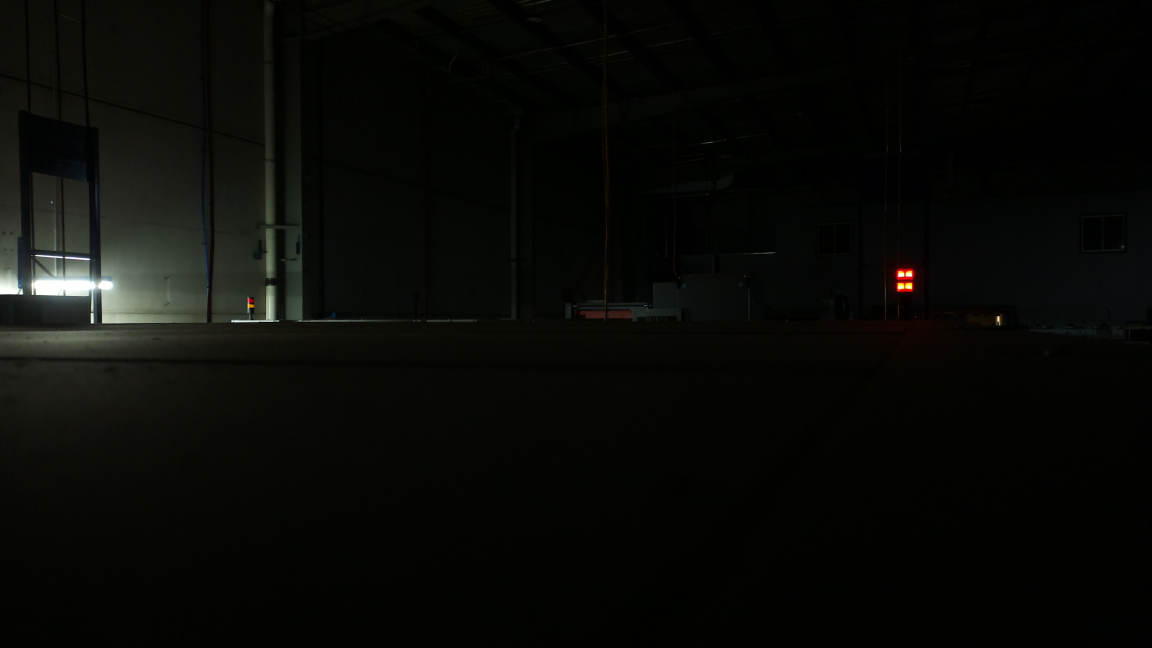
#> input picture images/test.jpg, 4608 x 2592 px (shown at 1/4 size)
$ python visual_prompt_selector.py images/test.jpg
#> lines starting #> are read from the running program, lines starting #| are printed output that depends on the picture
#!/usr/bin/env python3
"""
Visual Prompt Selector - Interactive bounding box selection tool

Usage: python visual_prompt_selector.py <image_path> [output_config.py]

Mouse controls:
- Click and drag to create bounding boxes
- Right-click on a box to delete it

Keyboard controls:
- 's' or ENTER: Save configuration and exit
- 'r': Reset (clear all boxes)
- 'd': Delete last box
- 'q' or ESC: Quit without saving
- 'h': Show help

Output: Python config file with refer_image path and visual_prompts bounding boxes
"""

import cv2
import json
import sys
import os
from pathlib import Path
import argparse


class VisualPromptSelector:
    def __init__(self, image_path, output_path=None):
#> called with image_path = 'images/test.jpg'
        self.image_path = Path(image_path)
        self.output_path = output_path or self.image_path.with_suffix('.config.py')

        # Load image
        loaded_image = cv2.imread(str(self.image_path))
#> loaded_image is the input picture: shape (2592, 4608, 3); mean B, G, R 6.7, 10.1, 9
        if loaded_image is None:
            raise ValueError(f"Could not load image: {self.image_path}")

        # Resize to 1920x1080
        self.original_image = cv2.resize(loaded_image, (1920, 1080))

        self.image = self.original_image.copy()
        self.height, self.width = self.image.shape[:2]
#> self.height = 1080; self.width = 1920
#| Image size: 1920x1080

        # State
        self.bboxes = []  # List of (x1, y1, x2, y2) tuples
        self.current_box = None  # Currently being drawn box
        self.drawing = False
        self.start_point = None

        # Colors
        self.box_color = (0, 255, 0)  # Green
        self.current_color = (0, 255, 255)  # Yellow
        self.text_color = (255, 255, 255)  # White
        self.bg_color = (0, 0, 0)  # Black background for text

        # Window setup
        self.window_name = "Visual Prompt Selector"
        cv2.namedWindow(self.window_name, cv2.WINDOW_AUTOSIZE)
        cv2.setMouseCallback(self.window_name, self.mouse_callback)

    # [37 lines left out: functions mouse_callback, delete_box_at_point, not called in this run]

    def draw_text_with_background(self, img, text, pos, font_scale=0.6, thickness=1):
        """Draw text with black background for better visibility"""
        font = cv2.FONT_HERSHEY_SIMPLEX
        (text_width, text_height), baseline = cv2.getTextSize(text, font, font_scale, thickness)

        x, y = pos
        # Draw background rectangle
        cv2.rectangle(img, (x, y - text_height - baseline),
                     (x + text_width, y + baseline), self.bg_color, -1)
        # Draw text
        cv2.putText(img, text, pos, font, font_scale, self.text_color, thickness)

    def draw_interface(self):
        """Draw the current state of boxes and interface"""
        self.image = self.original_image.copy()

        # Draw saved bounding boxes
        for i, (x1, y1, x2, y2) in enumerate(self.bboxes):
            cv2.rectangle(self.image, (x1, y1), (x2, y2), self.box_color, 2)
            # Label each box
            self.draw_text_with_background(self.image, f"Box {i+1}", (x1, y1 - 5))

        # Draw current box being drawn
        if self.current_box:
            x1, y1, x2, y2 = self.current_box
            cv2.rectangle(self.image, (x1, y1), (x2, y2), self.current_color, 2)

        # Draw help text
        help_lines = [
            f"Boxes: {len(self.bboxes)}",
            "Click+drag: new box",
            "Right-click: delete box",
            "s/ENTER: save | r: reset",
            "d: delete last | q/ESC: quit",
            "h: help"
        ]
#> help_lines = ['Boxes: 0', 'Click+drag: new box', 'Right-click: delete box', 's/ENTER: save | r: reset', 'd: delete last | q/ESC: quit', 'h: help']

        for i, line in enumerate(help_lines):
            y_pos = 25 + i * 20
            self.draw_text_with_background(self.image, line, (10, y_pos))
#> this loop made 6 passes
#> (line, y_pos, text_width in draw_text_with_background, y in draw_text_with_background) on passes 1 to 6: ('Boxes: 0', 25, 84, 25), ('Click+drag: new box', 45, 195, 45), ('Right-click: delete box', 65, 219, 65), ('s/ENTER: save | r: reset', 85, 234, 85), ('d: delete last | q/ESC: quit', 105, 262, 105), ('h: help', 125, 66, 125)
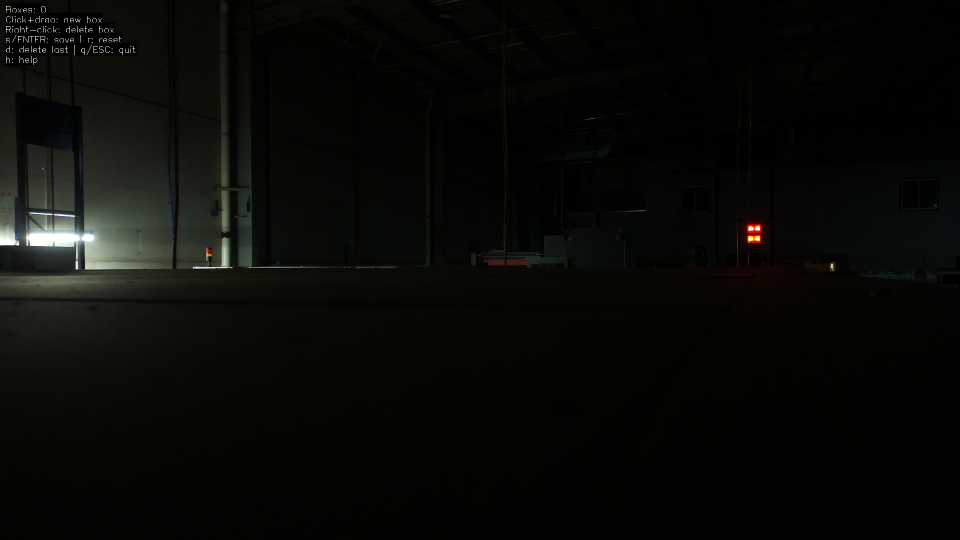
#> self.image: shape (1080, 1920, 3) (shown at 1/2 size); mean B, G, R 6.8, 10.1, 9.1

    # [93 lines left out: functions show_help, save_config, not called in this run]

    def run(self):
        """Main interaction loop"""
        print(f"Visual Prompt Selector")
        print(f"Image: {self.image_path}")
        print(f"Output: {self.output_path}")
        print(f"Image size: {self.width}x{self.height}")
        print("\nControls: Click+drag to create boxes, 's' to save, 'h' for help, 'q' to quit")

        while True:
            self.draw_interface()
            cv2.imshow(self.window_name, self.image)

            key = cv2.waitKey(1) & 0xFF
#> (key q is pressed here)

            if key == ord('s') or key == 13:  # 's' or ENTER
                if self.bboxes:
                    if self.save_config():
                        break
                else:
                    print("No bounding boxes to save!")

            elif key == ord('r'):  # Reset
                self.bboxes = []
                print("Reset - all boxes cleared")

            elif key == ord('d'):  # Delete last
                if self.bboxes:
                    self.bboxes.pop()
                    print(f"Deleted last box. {len(self.bboxes)} remaining")

            elif key == ord('h'):  # Help
                self.show_help()

            elif key == ord('q') or key == 27:  # 'q' or ESC
                print("Quit without saving")
                break

        cv2.destroyAllWindows()


def main():
    parser = argparse.ArgumentParser(description="Interactive visual prompt bounding box selector")
    parser.add_argument("image", help="Path to input image")
    parser.add_argument("-o", "--output", help="Output config file path (default: <image>.config.py)")

    args = parser.parse_args()

    if not os.path.exists(args.image):
        print(f"Error: Image file not found: {args.image}")
        sys.exit(1)

    try:
        import numpy as np
        selector = VisualPromptSelector(args.image, args.output)
        selector.run()
    except ImportError:
        print("Error: Required packages not found. Install with:")
        print("pip install opencv-python numpy")
        sys.exit(1)
    except Exception as e:
        print(f"Error: {e}")
        sys.exit(1)


if __name__ == "__main__":
    main()
